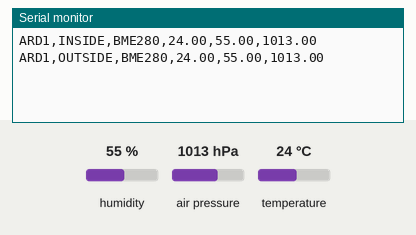
A sketch run on a simulated Arduino Uno, built with avr-gcc and run on an emulated ATmega328P. On the bench: the last lines printed to the serial monitor. The inputs (shaded band) are chosen by the test bench; at power-on: humidity 55 %, air pressure 1013 hPa, temperature 24 °C.

Above: at 3.2 s.
3.3 s: humidity set to 22 %
At 6.0 s:
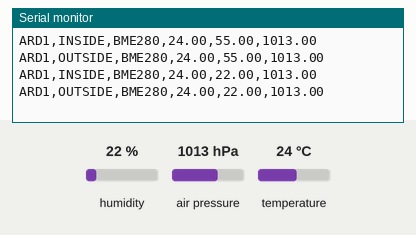
6.3 s: air pressure set to 952 hPa
At 8.9 s:
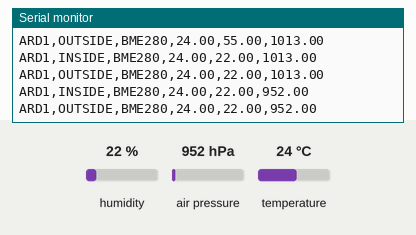
9.3 s: temperature set to 12 °C
At 11.9 s:
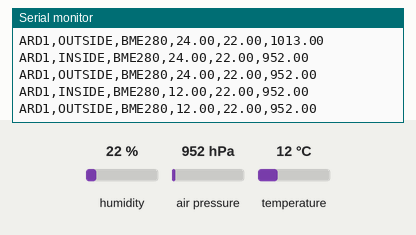

Measured:
- after the input at 3.3 s, the serial monitor: prints a new line after 1.7 s (image 1)
- after the input at 6.3 s, the serial monitor: prints a new line after 1.7 s (image 2)
- after the input at 9.3 s, the serial monitor: prints a new line after 1.8 s (image 3)

The sketch:

sketch_feb20a.ino
```cpp
#include <Wire.h>
#include <Adafruit_Sensor.h>
#include <Adafruit_BME280.h>

#define DEVICE_NAME "ARD1"

Adafruit_BME280 bme_inside;
Adafruit_BME280 bme_outside;

bool inside_ok = false;
bool outside_ok = false;

void setup() {
  Serial.begin(9600);
  delay(2000);  // Allow serial to stabilize

  // Initialize INSIDE BME (0x76)
  inside_ok = bme_inside.begin(0x76);
  if (!inside_ok) {
    Serial.println("ERROR,INSIDE,BME280_NOT_FOUND");
  }

  // Initialize OUTSIDE BME (0x77)
  outside_ok = bme_outside.begin(0x77);
  if (!outside_ok) {
    Serial.println("ERROR,OUTSIDE,BME280_NOT_FOUND");
  }
}

void sendBMEReading(const char* sensorName, Adafruit_BME280 &bme) {
  float temp = bme.readTemperature();
  float hum  = bme.readHumidity();
  float pres = bme.readPressure() / 100.0F;

  Serial.print(DEVICE_NAME);
  Serial.print(",");
  Serial.print(sensorName);
  Serial.print(",BME280,");
  Serial.print(temp, 2);
  Serial.print(",");
  Serial.print(hum, 2);
  Serial.print(",");
  Serial.println(pres, 2);
}

void loop() {

  if (inside_ok) {
    sendBMEReading("INSIDE", bme_inside);
  }

  if (outside_ok) {
    sendBMEReading("OUTSIDE", bme_outside);
  }

  delay(3000);  // 3 seconds between readings
}
```
